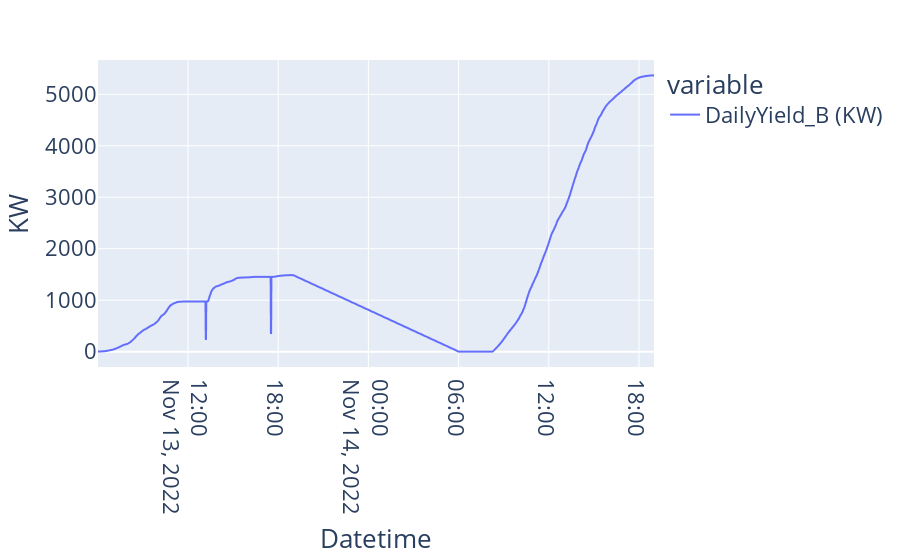

Notebook source saved alongside this figure:
### Markdown cell above
The Daily Energy variable is designed to exhibit a consistent daily growth pattern. It starts with an initial value of 0 and experiences continuous minute-by-minute energy generation throughout the day, reaching its peak before resetting to 0 at the day's end. A visual representation of this behavior in the plot highlights an anomaly in the data, particularly during the midday period. During this timeframe, the data logger records values of Daily Energy (t) that are lower than the preceding timestamp (t-1), suggesting a potential anomaly stemming from either the data logger itself or the underlying database.

### Code cell
df_periodo = df_analysis[(df_analysis.index >= '2022-11-13') & (df_analysis.index < '2022-11-15')]
fig = plt.plot(x = df_periodo.index,y= [df_periodo['DailyYield_B (KW)']], data_frame=df_periodo, kind='line')
fig.update_layout(font=dict(size=22),  # Adjust the font size
xaxis=dict(title="Datetime"),
yaxis=dict(title="KW"))

### Figure 1 — Plotly figure (JSON) as saved in the notebook; plotly's stock layout.template omitted (floating-point values rounded to 4 significant figures; data arrays with more than 128 entries replaced by an {"elided": "..."} marker saying what was removed)
{"data": [{"hovertemplate": "variable=DailyYield_B (KW)<br>E3TimeStamp=%{x}<br>value=%{y}<extra></extra>", "legendgroup": "DailyYield_B (KW)", "line": {"color": "#636efa", "dash": "solid"}, "marker": {"symbol": "circle"}, "mode": "lines", "name": "DailyYield_B (KW)", "showlegend": true, "type": "scattergl", "x": {"elided": "1560 str values"}, "xaxis": "x", "y": {"elided": "1560 float values"}, "yaxis": "y"}], "layout": {"font": {"size": 22}, "legend": {"title": {"text": "variable"}, "tracegroupgap": 0}, "margin": {"t": 60}, "xaxis": {"anchor": "y", "domain": [0, 1], "title": {"text": "Datetime"}}, "yaxis": {"anchor": "x", "domain": [0, 1], "title": {"text": "KW"}}}}
